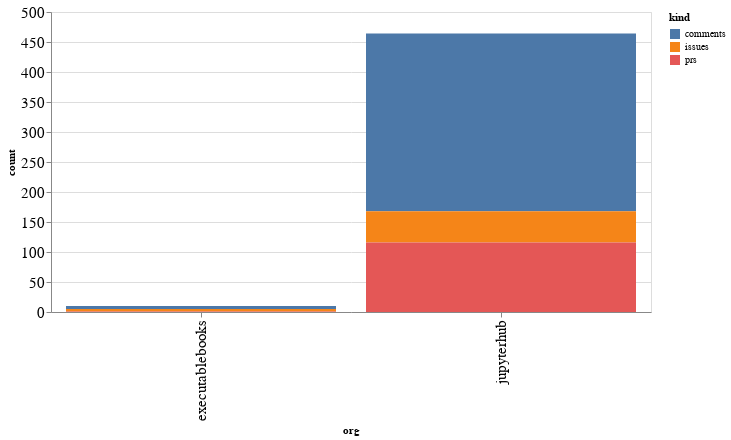

Here is the notebook cell this chart was saved with:
### Code cell
alt.Chart(org_summaries, width=600).mark_bar().encode(
    x='org',
    y='count',
    color='kind',
    tooltip="org"
)

### Figure 1 — Vega-Lite specification as saved in the notebook (floating-point values rounded to 4 significant figures)
{"config": {"axisLeft": {"labelFontSize": 15}, "axisBottom": {"labelFontSize": 15}}, "data": {"name": "data-e4b1370636dbc5464b593acd9a780d4d"}, "mark": "bar", "encoding": {"color": {"type": "nominal", "field": "kind"}, "tooltip": {"type": "nominal", "field": "org"}, "x": {"type": "nominal", "field": "org"}, "y": {"type": "quantitative", "field": "count"}}, "width": 600, "$schema": "https://vega.github.io/schema/vega-lite/v4.8.1.json", "datasets": {"data-e4b1370636dbc5464b593acd9a780d4d": [{"org": "executablebooks", "kind": "comments", "count": 5}, {"org": "executablebooks", "kind": "issues", "count": 4}, {"org": "executablebooks", "kind": "prs", "count": 1}, {"org": "jupyterhub", "kind": "comments", "count": 296}, {"org": "jupyterhub", "kind": "issues", "count": 52}, {"org": "jupyterhub", "kind": "prs", "count": 116}]}}
